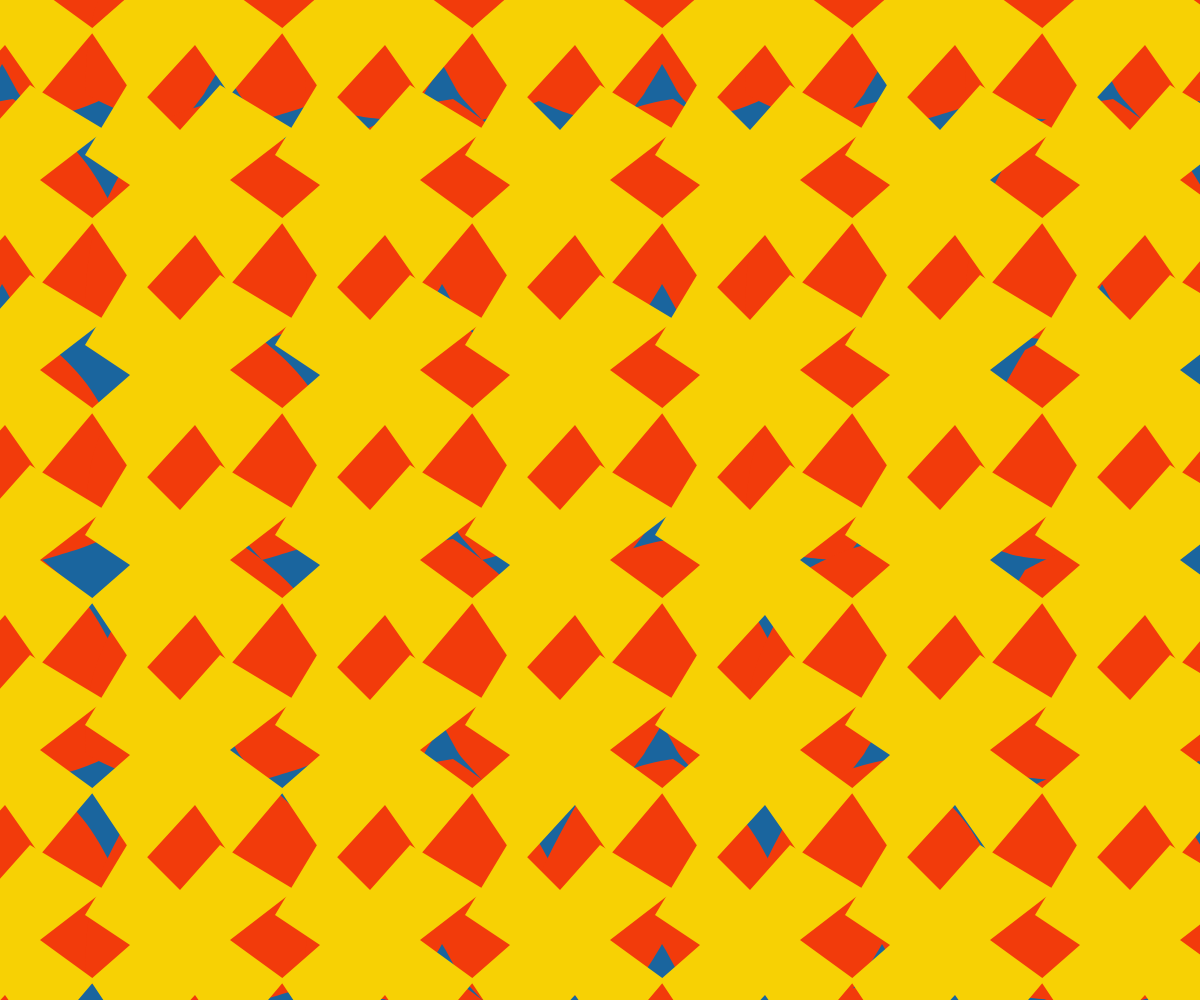
Frame 1 (no input)
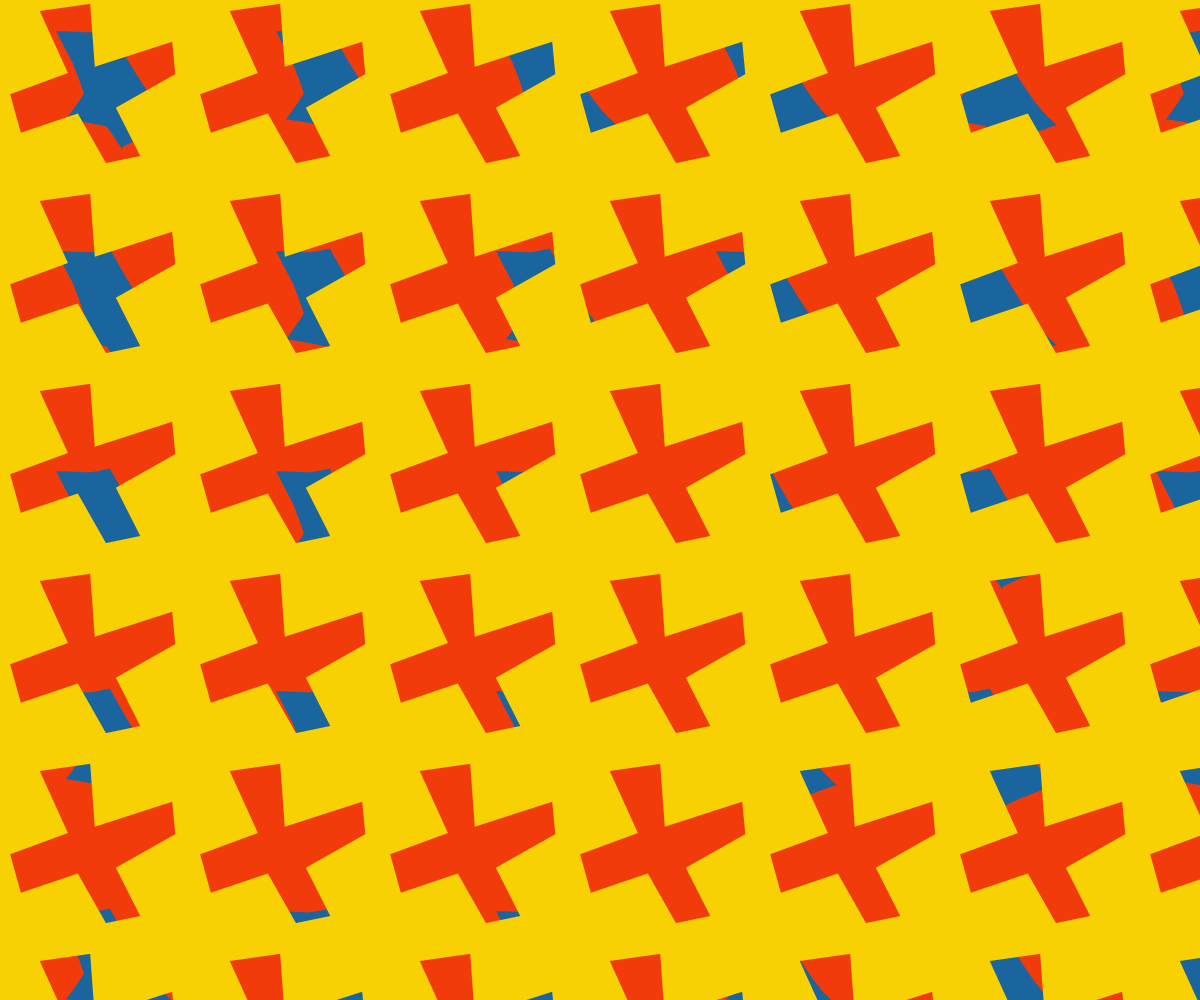
Frame 60 (no input)
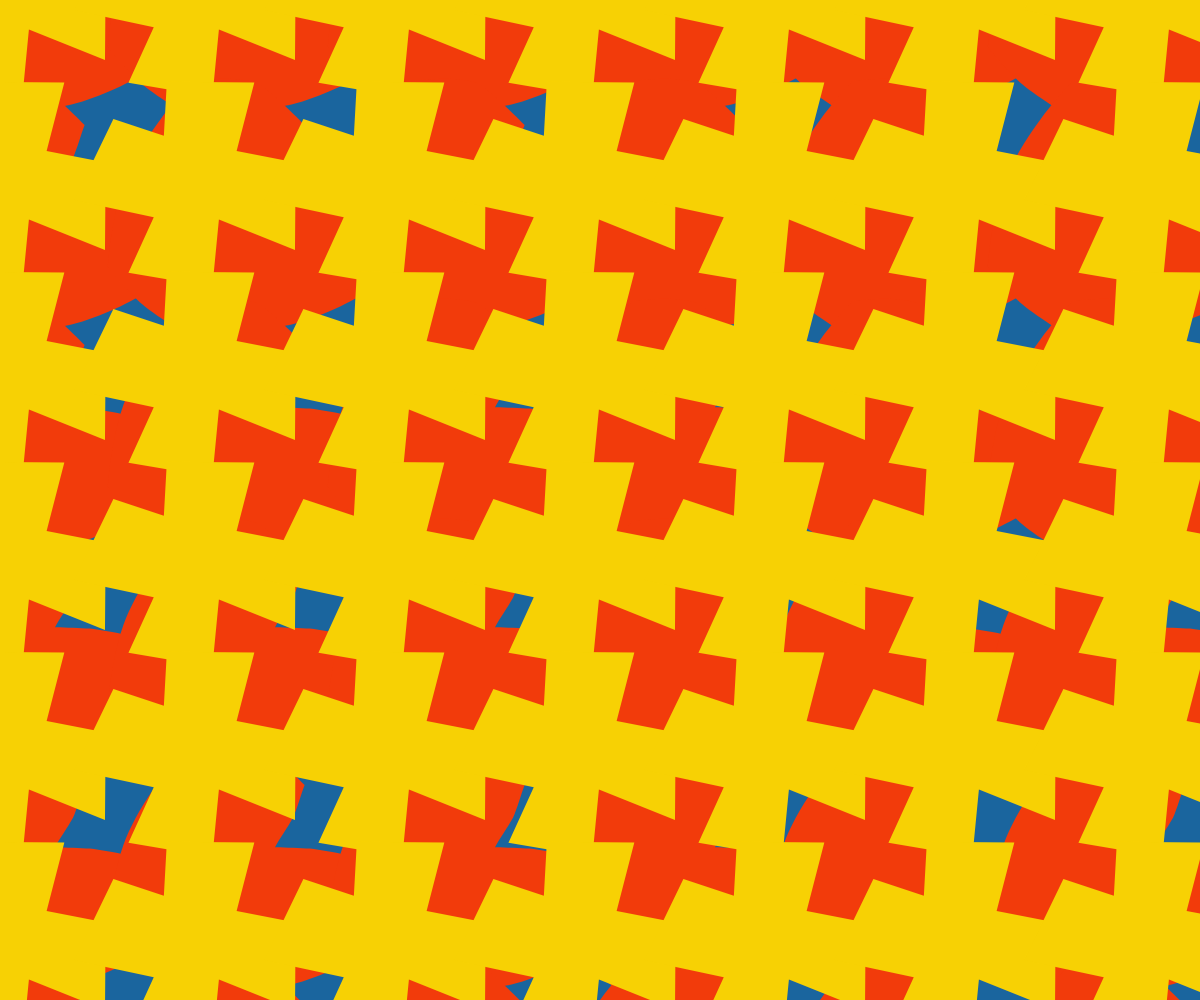
Frame 120 (the mouse pressed at the canvas centre since frame 60)

The p5.js sketch that drew these frames (run headless with seeded random() and noise() and a simulated clock; from frame 60 on, the mouse is pressed at the canvas centre):

// p5.js sketch
// ── sketch.js
let rad1 = 0,
	rad2 = 0;

function setup() {
  createCanvas(windowWidth, windowHeight);

  cols = width/160+1;
  rows = height/160+1;
}

function draw() {
	background('#1A659E');
	noStroke();

	for (let x = 0; x < width + 1000; x += 220) {
		for (let y = 0; y < height + 1000; y += 220) {
			push();
			translate(x, y);
			rotate(rad2);
			fill('#F23B0B');
			beginShape();
			vertex(135, 43);
			bezierVertex(129, 59, 116, 86, 102, 99);
			bezierVertex(94, 105, 60, 115, 42, 120);
			bezierVertex(37, 114, 24, 101, 19, 94);
			bezierVertex(14, 86, 6, 70, 2, 64);
			bezierVertex(-1, 70, -11, 85, -16, 94);
			bezierVertex(-22, 102, -32, 115, -37, 120);
			bezierVertex(-46, 120, -69, 119, -87, 115);
			bezierVertex(-104, 110, -126, 99, -134, 94);
			bezierVertex(-135, 78, -134, 41, -126, 12);
			bezierVertex(-118, -16, -89, -67, -75, -90);
			bezierVertex(-67, -94, -47, -105, -33, -110);
			bezierVertex(-20, -114, -3, -119, 13, -121);
			bezierVertex(30, -110, 70, -82, 91, -50);
			bezierVertex(115, -14, 129, 25, 135, 43);
			endShape();
			pop();

		}
	}

	for (let x = 0; x < width + 1000; x += 190) {
		for (let y = 0; y < height + 1000; y += 190) {
			push();
			translate(x, y);
			rotate(rad1);
			fill('#F7D104');
			beginShape();
			vertex(-10, -60);
			vertex(-60, -110);
			vertex(-105, -35);
			vertex(-60, -5);
			vertex(-100, +30);
			vertex(-50, +105);
			vertex(+5, +45);
			vertex(+40, +95);
			vertex(+95, +30);
			vertex(+40, -10);
			vertex(+105, -60);
			vertex(+30, -105);
			vertex(-10, -60);
			endShape();
			pop();
		}
	}

	rad1 += PI / 360;
	rad2 -= PI / 180;
}
